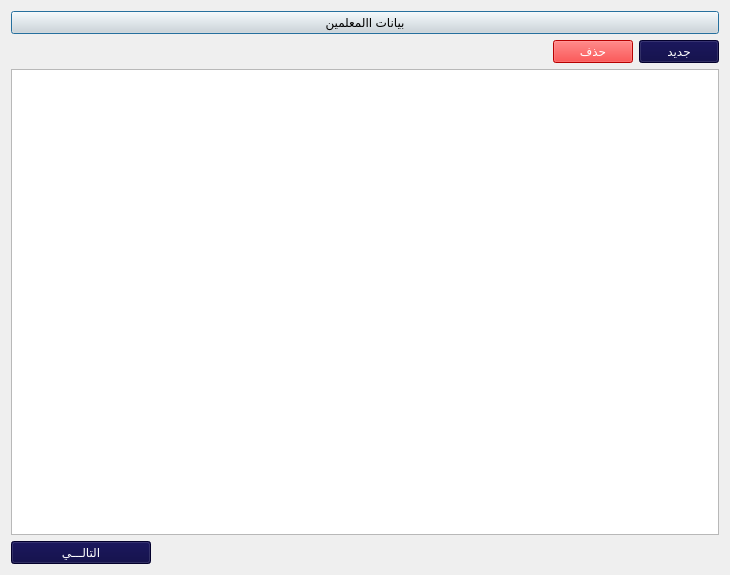
<?xml version="1.0" encoding="UTF-8"?>
<ui version="4.0">
 <class>Dialog</class>
 <widget class="QDialog" name="Dialog">
  <property name="geometry">
   <rect>
    <x>0</x>
    <y>0</y>
    <width>730</width>
    <height>575</height>
   </rect>
  </property>
  <property name="windowTitle">
   <string>التهيئة</string>
  </property>
  <layout class="QGridLayout" name="gridLayout_2">
   <item row="0" column="0">
    <layout class="QHBoxLayout" name="horizontalLayout_2" stretch="85">
     <property name="leftMargin">
      <number>0</number>
     </property>
     <property name="topMargin">
      <number>0</number>
     </property>
     <item>
      <layout class="QVBoxLayout" name="verticalLayout_2" stretch="0,0,0">
       <item>
        <widget class="QPushButton" name="pushButton_3">
         <property name="styleSheet">
          <string notr="true">background-color:rgb(223, 221, 220);
color:rgb(0, 0, 0);

font: 18pt &quot;Mohammad Annoktah&quot;;</string>
         </property>
         <property name="text">
          <string>بيانات االمعلمين</string>
         </property>
        </widget>
       </item>
       <item>
        <layout class="QHBoxLayout" name="horizontalLayout">
         <item>
          <spacer name="horizontalSpacer_2">
           <property name="orientation">
            <enum>Qt::Horizontal</enum>
           </property>
           <property name="sizeHint" stdset="0">
            <size>
             <width>40</width>
             <height>20</height>
            </size>
           </property>
          </spacer>
         </item>
         <item>
          <widget class="QPushButton" name="btnDeleteTeacher">
           <property name="maximumSize">
            <size>
             <width>130</width>
             <height>50</height>
            </size>
           </property>
           <property name="styleSheet">
            <string notr="true">background-color:rgb(255, 0, 0);
color:rgb(255, 255, 255);
font: 15pt &quot;Mohammad Annoktah&quot;;</string>
           </property>
           <property name="text">
            <string>حذف</string>
           </property>
           <property name="icon">
            <iconset>
             <normaloff>icons/delete3.svg</normaloff>icons/delete3.svg</iconset>
           </property>
           <property name="iconSize">
            <size>
             <width>35</width>
             <height>35</height>
            </size>
           </property>
          </widget>
         </item>
         <item>
          <widget class="QPushButton" name="btnAddNewTeacher">
           <property name="maximumSize">
            <size>
             <width>130</width>
             <height>50</height>
            </size>
           </property>
           <property name="styleSheet">
            <string notr="true">background-color:rgb(4, 0, 62);
color:rgb(255, 255, 255);
font: 15pt &quot;Mohammad Annoktah&quot;;</string>
           </property>
           <property name="text">
            <string>جديد</string>
           </property>
           <property name="icon">
            <iconset>
             <normaloff>icons/add-to-28.svg</normaloff>icons/add-to-28.svg</iconset>
           </property>
           <property name="iconSize">
            <size>
             <width>40</width>
             <height>40</height>
            </size>
           </property>
          </widget>
         </item>
        </layout>
       </item>
       <item>
        <layout class="QGridLayout" name="gridLayout">
         <item row="0" column="0">
          <widget class="QListWidget" name="listTeachers">
           <property name="layoutDirection">
            <enum>Qt::RightToLeft</enum>
           </property>
           <property name="styleSheet">
            <string notr="true">font: 75 11pt &quot;MS Shell Dlg 2&quot;;</string>
           </property>
          </widget>
         </item>
         <item row="2" column="0">
          <widget class="QPushButton" name="btnSaveTeachers">
           <property name="maximumSize">
            <size>
             <width>140</width>
             <height>60</height>
            </size>
           </property>
           <property name="styleSheet">
            <string notr="true">background-color:rgb(4, 0, 62);
color:rgb(255, 255, 255);
font: 15pt &quot;Mohammad Annoktah&quot;;</string>
           </property>
           <property name="text">
            <string>التالـــي</string>
           </property>
           <property name="icon">
            <iconset>
             <normaloff>icons/arrowLeft.png</normaloff>icons/arrowLeft.png</iconset>
           </property>
           <property name="iconSize">
            <size>
             <width>35</width>
             <height>35</height>
            </size>
           </property>
          </widget>
         </item>
        </layout>
       </item>
      </layout>
     </item>
    </layout>
   </item>
  </layout>
 </widget>
 <resources/>
 <connections/>
</ui>
